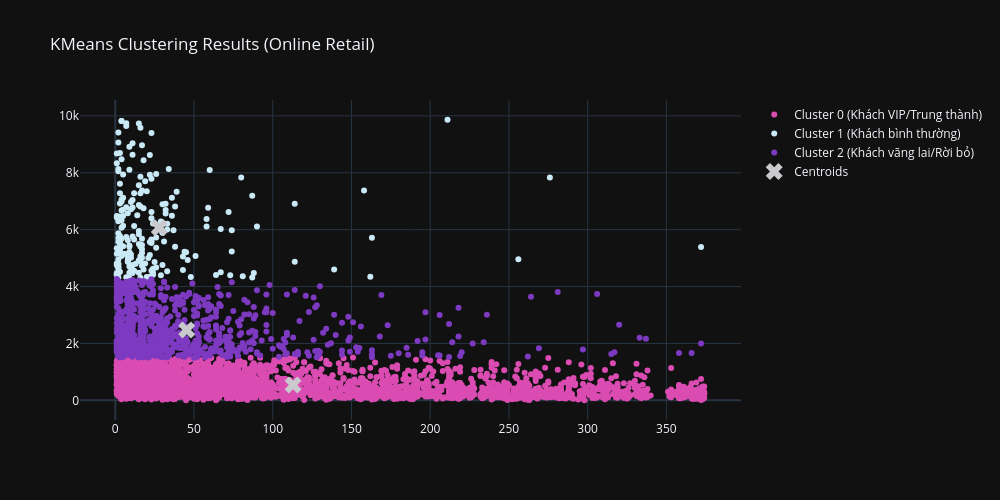

Notebook code cell kept with this figure:
### Code cell
fig = go.Figure()

fig.add_trace(go.Scatter(
    x=X[clusters == 0, 0], y=X[clusters == 0, 2],
    mode='markers', marker_color='#DB4CB2', name='Cluster 0 (Khách VIP/Trung thành)'
))

fig.add_trace(go.Scatter(
    x=X[clusters == 1, 0], y=X[clusters == 1, 2],
    mode='markers', marker_color='#c9e9f6', name='Cluster 1 (Khách bình thường)'
))

fig.add_trace(go.Scatter(
    x=X[clusters == 2, 0], y=X[clusters == 2, 2],
    mode='markers', marker_color='#7D3AC1', name='Cluster 2 (Khách vãng lai/Rời bỏ)'
))

fig.add_trace(go.Scatter(
    x=kmeans.cluster_centers_[:, 0], y=kmeans.cluster_centers_[:, 2],
    mode='markers', marker_color='#CAC9CD', marker_symbol='x', # Dùng dấu x hoặc kim cương (4)
    marker_size=15, name='Centroids'
))

fig.update_layout(template='plotly_dark', width=1000, 
                  height=500, title='KMeans Clustering Results (Online Retail)')
fig.show()

### Figure 1 — Plotly figure (JSON) as saved in the notebook; plotly's stock layout.template omitted (floating-point values rounded to 4 significant figures; data arrays with more than 128 entries replaced by an {"elided": "..."} marker saying what was removed)
{"data": [{"marker": {"color": "#DB4CB2"}, "mode": "markers", "name": "Cluster 0 (Khách VIP/Trung thành)", "type": "scatter", "x": {"elided": "3146 int values"}, "y": {"elided": "3146 float values"}}, {"marker": {"color": "#c9e9f6"}, "mode": "markers", "name": "Cluster 1 (Khách bình thường)", "type": "scatter", "x": {"elided": "207 int values"}, "y": {"elided": "207 float values"}}, {"marker": {"color": "#7D3AC1"}, "mode": "markers", "name": "Cluster 2 (Khách vãng lai/Rời bỏ)", "type": "scatter", "x": {"elided": "827 int values"}, "y": {"elided": "827 float values"}}, {"marker": {"color": "#CAC9CD", "size": 15, "symbol": "x"}, "mode": "markers", "name": "Centroids", "type": "scatter", "x": [112.9, 27.95, 45.41], "y": [537.7, 6068.0, 2475.0]}], "layout": {"height": 500, "title": {"text": "KMeans Clustering Results (Online Retail)"}, "width": 1000}}
